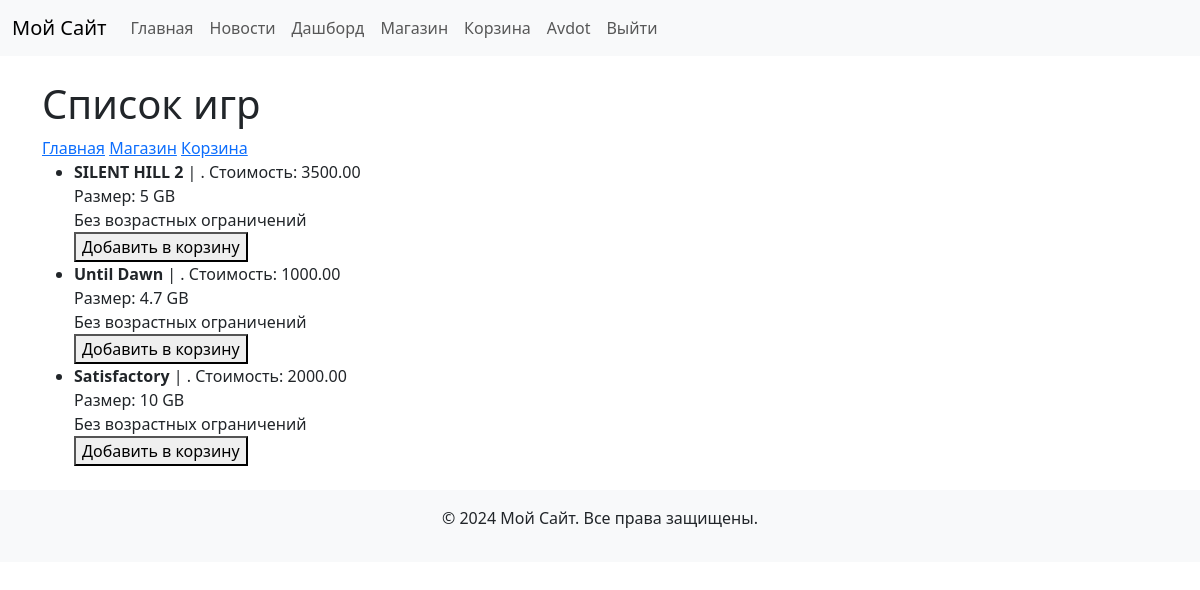
/shop/ (signed in), run on the app's committed database.
### task1/models.py (models this page shows, shortened)
class Game(models.Model):
    name = models.CharField(max_length=100)
    size = models.PositiveIntegerField()
    cost = models.DecimalField(max_digits=10, decimal_places=2)
    description = models.TextField(default="")
    age_limited = models.BooleanField(default=False)

### task5/views.py (the view)
# urls.py: path('shop/', task5_views.shop, name='shop'),
def shop(request):
    games = Game.objects.all()
    return render(request, 'fifth_task/shop.html', {'games': games})

### templates/fifth_task/shop.html (shortened to what this page needs)
{% extends 'fifth_task/base.html' %}
{% block content %}
<h1>Список игр</h1>
<nav>
    <a href="/">Главная</a>
    <a href="/shop/">Магазин</a>
    <a href="/cart/">Корзина</a>
</nav>
<ul>
    {% for game in games %}
        <li>
            <strong>{{ game.name }}</strong> | {{ game.description }}. Стоимость: {{ game.cost|floatformat:2 }}<br>
            Размер: {{ game.size }} GB<br>
            {% if game.age_limited %}
                Возрастное ограничение: 18+
            {% else %}
                Без возрастных ограничений
            {% endif %}
            <br>
            <form method="post" action="{% url 'add_to_cart' game.id %}">
                <button type="submit">Добавить в корзину</button>
            </form>
        </li>
    {% empty %}
        <li>Игр пока нет</li>
    {% endfor %}
</ul>
{% endblock %}

### templates/fifth_task/base.html (shortened to what this page needs)
<!DOCTYPE html>
<html lang="ru">
<head>
    <link rel="stylesheet" href="https://cdnjs.cloudflare.com/ajax/libs/bootstrap/5.3.0/css/bootstrap.min.css">
</head>
<body>
    <header>
        <nav class="navbar navbar-expand-lg navbar-light bg-light">
            <div class="container-fluid">
                <a class="navbar-brand" href="/">Мой Сайт</a>
                <div class="collapse navbar-collapse" id="navbarNav">
                    <ul class="navbar-nav">
                        <li class="nav-item">
                            <a class="nav-link" href="/">Главная</a>
                        </li>
                        <li class="nav-item">
                            <a class="nav-link" href="/news/">Новости</a>
                        </li>
                        <li class="nav-item">
                            <a class="nav-link" href="/dashboard/">Дашборд</a>
                        </li>
                        <li class="nav-item">
                            <a class="nav-link" href="/shop/">Магазин</a>
                        </li>
                        <li class="nav-item">
                            <a class="nav-link" href="/cart/">Корзина</a>
                        </li>
                        {% if user.is_authenticated %}
                        <li class="nav-item">
                            <a class="nav-link" href="#">{{ user.username }}</a>
                        </li>
                        <li class="nav-item">
                            <a class="nav-link" href="/logout/">Выйти</a>
                        </li>
                        {% endif %}
                    </ul>
                </div>
            </div>
        </nav>
    </header>
    <main class="container mt-4">
        {% block content %}{% endblock %}
    </main>
    <footer class="bg-light text-center py-3 mt-4">
        <p>&copy; 2024 Мой Сайт. Все права защищены.</p>
    </footer>
</body>
</html>

### data on the page
Game: name "SILENT HILL 2", cost "3500.00", size "5", age_limited "Без возрастных ограничений"
Game: name "Until Dawn", cost "1000.00", size "4.7", age_limited "Без возрастных ограничений"
Game: name "Satisfactory", cost "2000.00", size "10", age_limited "Без возрастных ограничений"

### other printed values
{{ user.username }} "Avdot"
